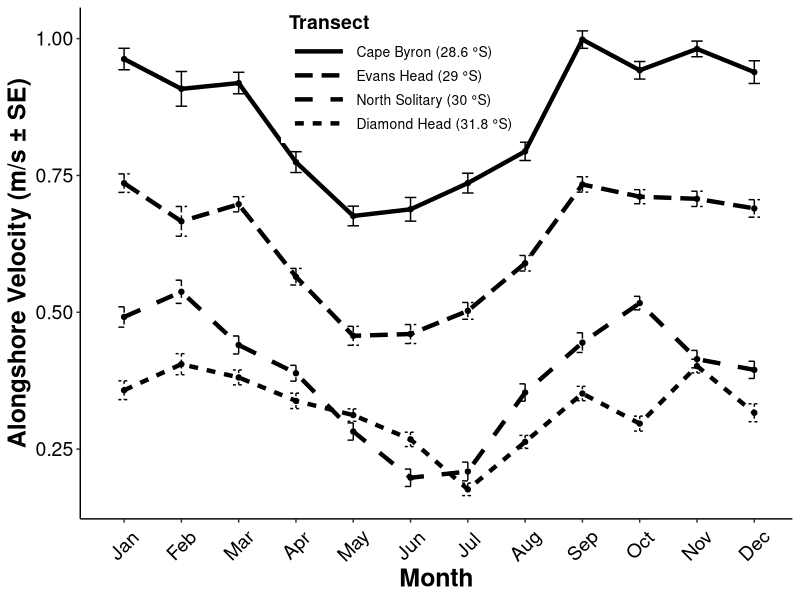
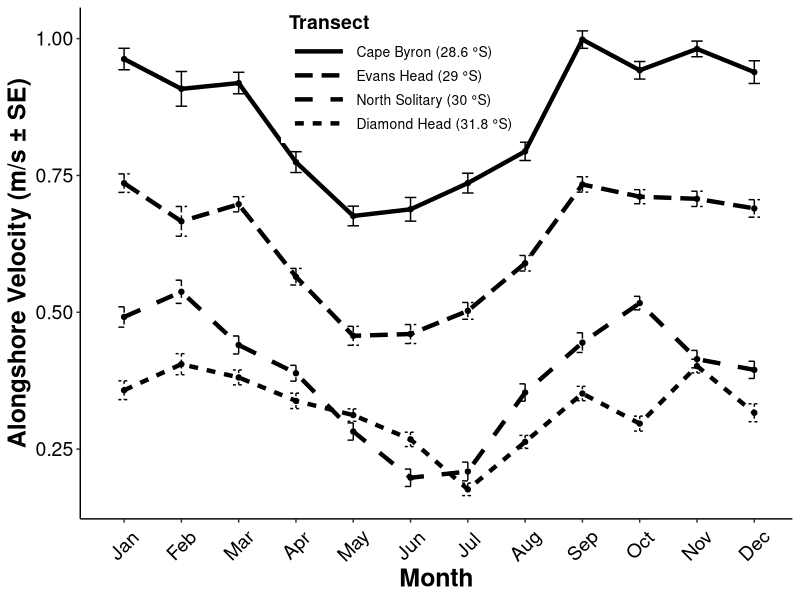
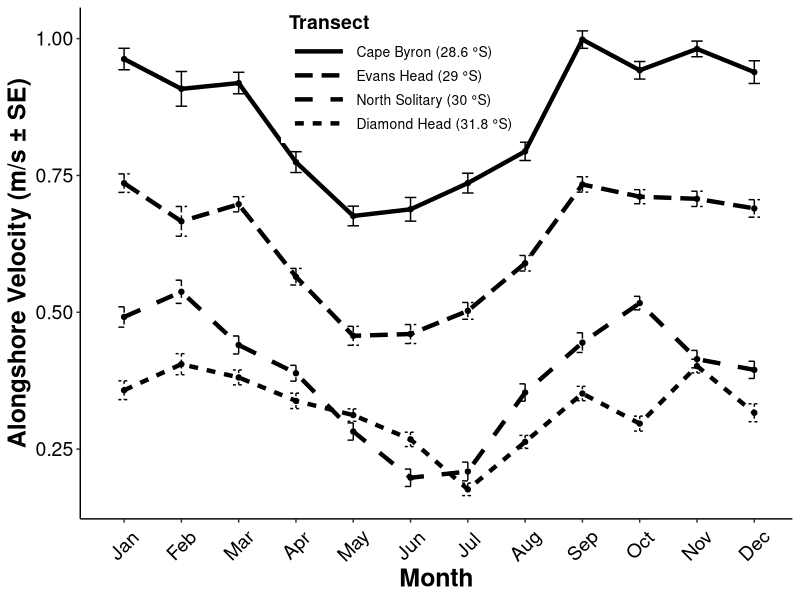

Source code (R) for these figures, in order:
# Analyse velocity seasonal patterns

library(tidyverse)
library(lubridate)

# Original data downloaded from AODN then combinded to a a single file.
# dat1 <- read_csv("Data/Velocity Timeseries/IMOS_aggregation_20200117T052356Z.csv")
# dat2 <- read_csv("Data/Velocity Timeseries/IMOS_aggregation_20200117T052633Z.csv")
# dat3 <- read_csv("Data/Velocity Timeseries/IMOS_aggregation_20200117T052729Z.csv")
# dat4 <- read_csv("Data/Velocity Timeseries/IMOS_aggregation_20200117T052821Z.csv")
# 
# head(dat1)
# 
# dat_list <- list(dat1, dat2, dat3, dat4)
# 
# full_dat <- bind_rows(dat_list)
# 
# table(full_dat$`LATITUDE (degrees_north)`)
# 
# full_dat$Transect <- as.character("")
# full_dat$Transect[full_dat$`LATITUDE (degrees_north)`  == "-31.8"] <- "DiamondHead"
# full_dat$Transect[full_dat$`LATITUDE (degrees_north)`  == "-30"] <- "NorthSolitary"
# full_dat$Transect[full_dat$`LATITUDE (degrees_north)`  == "-29"] <- "EvansHead"
# full_dat$Transect[full_dat$`LATITUDE (degrees_north)`  == "-28.6"] <- "CapeByron"
# 
# full_dat$Transect <- factor(full_dat$Transect, levels = c("CapeByron", "EvansHead", "NorthSolitary", "DiamondHead"))
# 
# table(full_dat$Transect)
# 
# write.csv(full_dat, "Data/Velocity Timeseries/All sites velocity timeseries.csv", row.names = F)

vel_dat <- read_csv("Data/All sites velocity timeseries.csv")
vel_dat$Date <- vel_dat$`TIME (UTC)`


#### Rotate for coastline

vel_dat$U_shore = 0
vel_dat$V_shore = 0
for (i in 1:nrow(vel_dat)){
  if (vel_dat$Transect[i] == "CapeByron") {
    rot_deg_angle= -356
    vel_dat$U_shore[i] = cos(rot_deg_angle*pi/180)*vel_dat$`UCUR (m/s)`[i] + sin(rot_deg_angle*pi/180)*vel_dat$`VCUR (m/s)`[i]
    vel_dat$V_shore[i] = sin(rot_deg_angle*pi/180)*vel_dat$`UCUR (m/s)`[i] + cos(rot_deg_angle*pi/180)*vel_dat$`VCUR (m/s)`[i]
  }
  if (vel_dat$Transect[i] == "DiamondHead") {
    rot_deg_angle= -19
    vel_dat$U_shore[i] = cos(rot_deg_angle*pi/180)*vel_dat$`UCUR (m/s)`[i] + sin(rot_deg_angle*pi/180)*vel_dat$`VCUR (m/s)`[i]
    vel_dat$V_shore[i] = sin(rot_deg_angle*pi/180)*vel_dat$`UCUR (m/s)`[i] + cos(rot_deg_angle*pi/180)*vel_dat$`VCUR (m/s)`[i]
  }
  if (vel_dat$Transect[i] == "EvansHead") {
    rot_deg_angle= -13
    vel_dat$U_shore[i] = cos(rot_deg_angle*pi/180)*vel_dat$`UCUR (m/s)`[i] + sin(rot_deg_angle*pi/180)*vel_dat$`VCUR (m/s)`[i]
    vel_dat$V_shore[i] = sin(rot_deg_angle*pi/180)*vel_dat$`UCUR (m/s)`[i] + cos(rot_deg_angle*pi/180)*vel_dat$`VCUR (m/s)`[i]
  }
  if (vel_dat$Transect[i] == "NorthSolitary") {
    rot_deg_angle= -15
    vel_dat$U_shore[i] = cos(rot_deg_angle*pi/180)*vel_dat$`UCUR (m/s)`[i] + sin(rot_deg_angle*pi/180)*vel_dat$`VCUR (m/s)`[i]
    vel_dat$V_shore[i] = sin(rot_deg_angle*pi/180)*vel_dat$`UCUR (m/s)`[i] + cos(rot_deg_angle*pi/180)*vel_dat$`VCUR (m/s)`[i]
  }
}


str(vel_dat)
vel_dat$Month <- month(vel_dat$Date)


plot_dat <- vel_dat %>% group_by(Month, Transect) %>% 
  summarise(Along_Velocity = mean(V_shore)*-1, n = n(), SD = sd(V_shore), SE = SD/sqrt(n))
plot_dat

p_season <- ggplot(plot_dat, aes(x = Month, y = Along_Velocity, lty = Transect)) +  geom_point() +
  geom_line(size = 1.5) + theme_classic() + ylab("Alongshore Velocity (m/s ± SE)") +
  geom_errorbar(aes(ymin=Along_Velocity-SE, ymax=Along_Velocity+SE), width=.2, show.legend = FALSE)+
  theme(axis.title.x = element_text(face="bold", colour="black", size = 18),
        axis.text.x  = element_text(colour="black", size = 14, angle = 45, vjust=0.5, ), 
        axis.title.y = element_text(face="bold", colour="black", size = 18),
        axis.text.y  = element_text(colour="black", size = 14),
        legend.key.width = unit(3, "line"),
        legend.position=c(.45, .87),
        legend.title = element_text(size=14, face="bold"),
        legend.text = element_text(size=10)) +
  scale_x_continuous(limits=c(0.8, 12.1), breaks = c(1:12), 
                     labels=c("Jan", "Feb", "Mar", "Apr", "May", "Jun", "Jul", "Aug",
                              "Sep", "Oct", "Nov", "Dec")) +
  scale_linetype_discrete(name  ="Transect",
                          breaks=c("CapeByron", "EvansHead", "NorthSolitary", "DiamondHead"),
                          labels=c("Cape Byron (28.6 °S)", "Evans Head (29 °S)", "North Solitary (30 °S)", "Diamond Head (31.8 °S)"))
p_season

ggsave("Other prepublication stuff/plots/velocity seasonality.png", width = 21, height = 14.8, units = "cm", dpi = 600)
ggsave("Other prepublication stuff/plots/velocity seasonality.pdf", width = 21, height = 14.8, units = "cm", dpi = 600)


plot_dat2 <- vel_dat %>% group_by(Transect) %>% 
  summarise(Along_Velocity = mean(V_shore)*-1, n = n(), SD = sd(V_shore), SE = SD/sqrt(n))
plot_dat2
